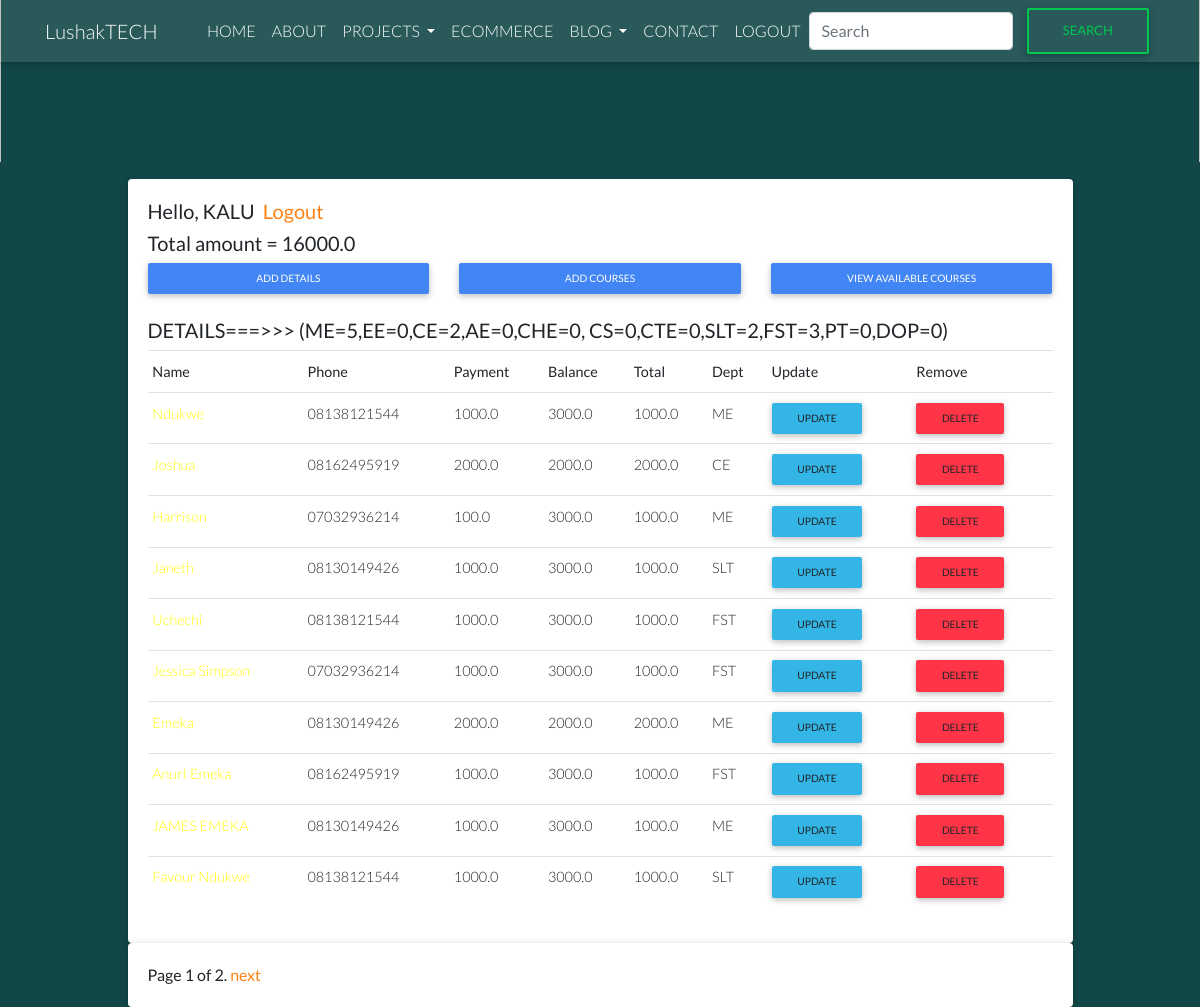
The page /records/ (signed in) on the database its author committed.
### records/models.py (models this page shows, shortened)
class Details(models.Model):
    MECHANICAL_ENGINEERING = 'ME'
    ELECTRICAL_ENGINEERING = 'EE'
    CIVIL_ENGINEERING = 'CE'
    AGRICULTURAL_ENGINEERING = 'AE'
    CHEMICAL_ENGINEERING = 'CHE'
    COMPUTER_SCIENCE = 'CS'
    COMPUTER_ENGINEERING = 'CTE'
    SCIENCE_LABORATORY_TECHNOLOGY = 'SLT'
    FOOD_SCIENCE_TECHNOLOGY = 'FST'
    PHARMACEUTICAL_TECHNOLOGY = 'PT'
    DISPENSARY_AND_OPTICIARY = 'DOP'
    DEPARTMENTS = [
        (MECHANICAL_ENGINEERING, 'Mechanical Engineering'),
        (ELECTRICAL_ENGINEERING, 'Electrical Engineering'),
        (CIVIL_ENGINEERING, 'Civil Engineering'),
        (AGRICULTURAL_ENGINEERING, 'Agricultural Engineering'),
        (CHEMICAL_ENGINEERING, 'Chemical Engineering'),
        (COMPUTER_SCIENCE, 'Computer Science'),
        (COMPUTER_ENGINEERING, 'Computer Engineering'),
        (SCIENCE_LABORATORY_TECHNOLOGY, 'Science Laboratory Technology'),
        (FOOD_SCIENCE_TECHNOLOGY, 'Food Science Technology'),
        (PHARMACEUTICAL_TECHNOLOGY, 'Pharmaceutical Technology'),
        (DISPENSARY_AND_OPTICIARY, 'Dispensary and Opticiary'),
    ]
    courses_registered = models.ManyToManyField(CoursesRegistered)
    school = models.ForeignKey(Schools, null=True, on_delete=models.SET_NULL)
    level = models.ForeignKey(Levels, null=True, on_delete=models.SET_NULL)
    faculty = models.ForeignKey(Faculty, null=True, on_delete=models.SET_NULL)
    name = models.CharField(max_length=200, null=True)
    phone = models.CharField(max_length=200, null=True)
    email = models.CharField(max_length=200, null=True)
    payment = models.FloatField(null=True)
    balance = models.FloatField(null=True)
    total = models.FloatField(null=True)
    dept = models.CharField(max_length=3, null=True, choices=DEPARTMENTS)
    date_created = models.DateTimeField(auto_now_add=True, null=True)
    profile_pic = models.ImageField(default="profile-pic.jpg", null=True, blank=True)
    objects = DetailsManager()
    class Meta:
        ordering = ['-date_created']
    class Meta:
        verbose_name_plural = 'Details'

### records/views.py (the view)
# urls.py: path('', views.home, name='details'),
@login_required(login_url='account_login')
def home(request):
    details = Details.objects.all().order_by('-id')
    total_details = details.count()
    mech = details.filter(dept='ME').count()
    elect = details.filter(dept='EE').count()
    civil = details.filter(dept='CE').count()
    agric = details.filter(dept='AE').count()
    chem = details.filter(dept='CHE').count()
    comp_sci = details.filter(dept='CS').count()
    comp_engr = details.filter(dept='CTE').count()
    sci_lab = details.filter(dept='SLT').count()
    food_sci = details.filter(dept='FST').count()
    pharm_tech = details.filter(dept='PT').count()
    dispensary = details.filter(dept='DOP').count()
    total = Details.objects.aggregate(Sum('total'))['total__sum']
    paginator = Paginator(details, 10)
    page_request_var = 'page'
    page = request.GET.get(page_request_var)
    try:
        queryset = paginator.page(page)
    except PageNotAnInteger:
        queryset = paginator.page(1)
    except EmptyPage:
        queryset = paginator.page(paginator.num_pages)
    context = {
        'mech': mech,
        'elect': elect,
        'civil': civil,
        'agric': agric,
        'chem': chem,
        'comp_sci': comp_sci,
        'comp_engr': comp_engr,
        'sci_lab': sci_lab,
        'food_sci': food_sci,
        'pharm_tech': pharm_tech,
        'dispensary': dispensary,
        'total': total,
        'page_obj': queryset,
        'page_request_var': page_request_var
    }
    return render(request, 'records/index.html', context)

### records/models.py (called while the page is built)
    def get_queryset(self):
        return DetailsQuerySet(self.model, using=self._db)

### records/templates/records/index.html (shortened to what this page needs)
{% extends 'base.html' %}
{% block content %}
<div class="col-12 col-md-10 mx-auto">
    <div class="card">
        <div class="card-body">
            {% if request.user %}
            <h5 class="wow bounceInLeft">Hello, {{request.user|upper}}<a class="hello-msg ml-2" href="{% url 'account_logout' %}">Logout</a></h5>
            {% endif %}
            <h5 class="wow bounceInLeft">Total amount = {{total}}</h5>
            <div class="row">
                <div class="col-4">
                    <a href="{% url 'records:add-details' %}" class="btn btn-primary btn-sm btn-block">Add Details
                    </a>
                </div>
                <div class="col-4">
                    <a href="{% url 'records:add-courses' %}" class="btn btn-primary btn-sm btn-block">Add Courses
                    </a>
                </div>
                <div class="col-4">
                    <a href="{% url 'records:courses' %}" class="btn btn-primary btn-sm btn-block">View Available Courses
                    </a>
                </div>
            </div>
            <h5 class="wow bounceInLeft mt-4">DETAILS===>>> (ME={{mech}},EE={{elect}},CE={{civil}},AE={{agric}},CHE={{chem}},
                CS={{comp_sci}},CTE={{comp_engr}},SLT={{sci_lab}},FST={{food_sci}},PT={{pharm_tech}},DOP={{dispensary}})
            </h5>
            <table class="table table-sm">
                <tr>
                    <th>Name</th>
                    <th>Phone</th>
                    <th>Payment</th>
                    <th>Balance</th>
                    <th>Total</th>
                    <th>Dept</th>
                    <th>Update</th>
                    <th>Remove</th>
                </tr>
                {% for detail in page_obj %}
                    <tr>
                        <td><a style="color: yellow;" href="{% url 'records:profile' detail.id %}">{{ detail.name }}</a> </td>
                        <td> {{detail.phone}} </td>
                        <td> {{detail.payment}} </td>
                        <td> {{detail.balance}} </td>
                        <td> {{detail.total}} </td>
                        <td> {{detail.dept}} </td>
                        <td><a class="btn btn-sm btn-info" href="{% url 'records:update-detail' detail.id %}">Update</a></td>
                        <td><a class="btn btn-sm btn-danger" href="{% url 'records:delete-detail' detail.id %}">Delete</a></td>
                    </tr>
                {% endfor %}
            </table>
        </div>
    </div>
</div>
<div class="col-12 col-md-10 mx-auto">
    <div class="card">
        <div class="card-body">
            <div class="pagination">
                <span class="step-links">
                    <span class="current">
                        Page {{ page_obj.number }} of {{ page_obj.paginator.num_pages }}.
                    </span>
                    {% if page_obj.has_next %}
                        <a href="?{{ page_request_var }}={{ page_obj.next_page_number }}">next</a>
                    {% endif %}
                </span>
            </div>
        </div>
    </div>
</div>
{% endblock content %}

### resume/static/css/style.css (style rules this page uses)
body { font-family: 'Lato', sans-serif; overflow: hidden; overflow-y: scroll; background-color: rgb(18, 71, 71); }
a, a:hover { color: #ff8013; }

### rows shown on the page
Details: name "Ndukwe", phone "08138121544", payment "1000.0", balance "3000.0", total "1000.0", dept "ME"
Details: name "Joshua", phone "08162495919", payment "2000.0", balance "2000.0", total "2000.0", dept "CE"
Details: name "Harrison", phone "07032936214", payment "100.0", balance "3000.0", total "1000.0", dept "ME"
Details: name "Janeth", phone "08130149426", payment "1000.0", balance "3000.0", total "1000.0", dept "SLT"
Details: name "Uchechi", phone "08138121544", payment "1000.0", balance "3000.0", total "1000.0", dept "FST"
Details: name "Jessica Simpson", phone "07032936214", payment "1000.0", balance "3000.0", total "1000.0", dept "FST"
Details: name "Emeka", phone "08130149426", payment "2000.0", balance "2000.0", total "2000.0", dept "ME"
Details: name "AnurI Emeka", phone "08162495919", payment "1000.0", balance "3000.0", total "1000.0", dept "FST"
Details: name "JAMES EMEKA", phone "08130149426", payment "1000.0", balance "3000.0", total "1000.0", dept "ME"
Details: name "Favour Ndukwe", phone "08138121544", payment "1000.0", balance "3000.0", total "1000.0", dept "SLT"

### other values the page prints
{{ request.user|upper }} "KALU"
{{ total }} "16000.0"
{{ mech }} "5"
{{ elect }} "0"
{{ civil }} "2"
{{ agric }} "0"
{{ chem }} "0"
{{ comp_sci }} "0"
{{ comp_engr }} "0"
{{ sci_lab }} "2"
{{ food_sci }} "3"
{{ pharm_tech }} "0"
{{ dispensary }} "0"
{{ page_obj.number }} "1"
{{ page_obj.paginator.num_pages }} "2"
